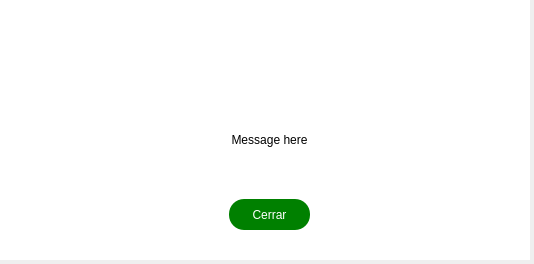
<?xml version="1.0" encoding="UTF-8"?>
<ui version="4.0">
 <class>Dialog</class>
 <widget class="QDialog" name="Dialog">
  <property name="geometry">
   <rect>
    <x>0</x>
    <y>0</y>
    <width>534</width>
    <height>264</height>
   </rect>
  </property>
  <property name="windowTitle">
   <string>Dialog</string>
  </property>
  <widget class="QWidget" name="widget" native="true">
   <property name="geometry">
    <rect>
     <x>-1</x>
     <y>-1</y>
     <width>531</width>
     <height>261</height>
    </rect>
   </property>
   <property name="styleSheet">
    <string notr="true">QWidget{
	background-color: #fff;
}</string>
   </property>
   <widget class="QLabel" name="txt_message">
    <property name="geometry">
     <rect>
      <x>120</x>
      <y>90</y>
      <width>301</width>
      <height>101</height>
     </rect>
    </property>
    <property name="toolTipDuration">
     <number>-4</number>
    </property>
    <property name="layoutDirection">
     <enum>Qt::LeftToRight</enum>
    </property>
    <property name="autoFillBackground">
     <bool>false</bool>
    </property>
    <property name="text">
     <string>Message here</string>
    </property>
    <property name="alignment">
     <set>Qt::AlignCenter</set>
    </property>
   </widget>
   <widget class="QPushButton" name="btn_cerrar">
    <property name="geometry">
     <rect>
      <x>230</x>
      <y>200</y>
      <width>81</width>
      <height>31</height>
     </rect>
    </property>
    <property name="cursor">
     <cursorShape>PointingHandCursor</cursorShape>
    </property>
    <property name="styleSheet">
     <string notr="true">QPushButton{
	background-color: green;
	border-radius:15px;
	color: #fff;
	font: 75 9pt &quot;MS Shell Dlg 2&quot;;
	cursor: pointer;
}</string>
    </property>
    <property name="text">
     <string>Cerrar</string>
    </property>
   </widget>
   <widget class="QLabel" name="txt_icon">
    <property name="geometry">
     <rect>
      <x>240</x>
      <y>50</y>
      <width>61</width>
      <height>61</height>
     </rect>
    </property>
    <property name="text">
     <string/>
    </property>
    <property name="pixmap">
     <pixmap>../assets/check-mark-icon.png</pixmap>
    </property>
    <property name="scaledContents">
     <bool>true</bool>
    </property>
    <property name="alignment">
     <set>Qt::AlignCenter</set>
    </property>
   </widget>
  </widget>
 </widget>
 <resources/>
 <connections/>
</ui>
